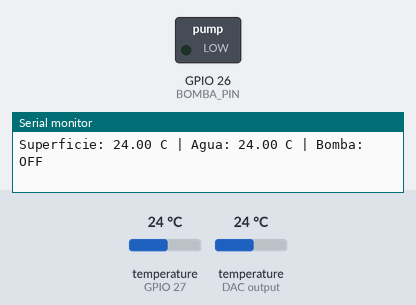
Bench run of a sketch on a simulated ESP32. On the bench: switched loads named in the sketch (green lamp = pin HIGH), the last lines printed to the serial monitor. Inputs (shaded band) come from the test bench; at power-on: temperature (sensors on GPIO 27, DAC output) 24 °C. Nothing arrives over Bluetooth unless stated.

Above: at 3.3 s.
3.4 s: temperature (sensor on GPIO 27) set to 29.4 °C
5.9 s: temperature (sensor on GPIO 27) set to 30.5 °C
At 6.8 s:
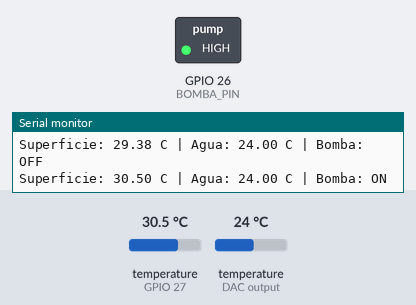
8.4 s: temperature (sensor on GPIO 27) set to 26.5 °C
10.9 s: temperature (sensor on GPIO 27) set to 25.6 °C
At 12.0 s:
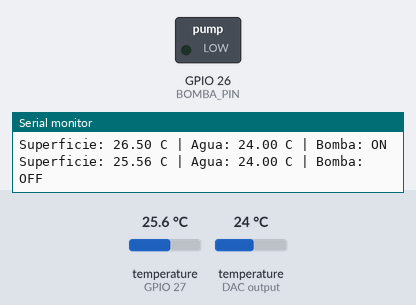
13.4 s: temperature (sensor on GPIO 27) set to 33 °C
At 15.4 s:
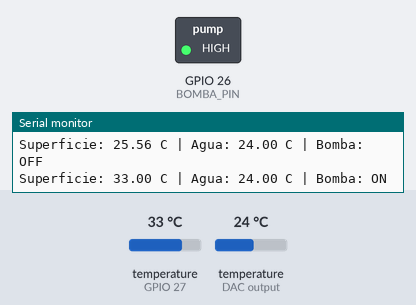
Timing chart, 0 to 16.9 s (numbered marks = the images above; inputs shaded):
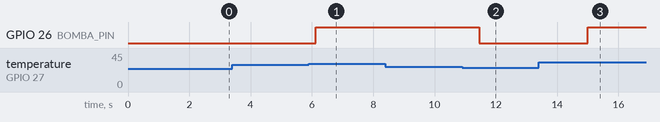

The sketch:

compresa_alpha_bluetooth.ino
```cpp
#include <OneWire.h>
#include <DallasTemperature.h>
#include "BluetoothSerial.h"

#define SENSOR_PIN 27
#define BOMBA_PIN 26

OneWire oneWire(SENSOR_PIN);
DallasTemperature sensors(&oneWire);

BluetoothSerial SerialBT;

bool bombaEncendida = false;

void setup() {

  Serial.begin(115200);

  sensors.begin();

  pinMode(BOMBA_PIN, OUTPUT);
  digitalWrite(BOMBA_PIN, LOW);

  // Nombre Bluetooth del prototipo
  SerialBT.begin("Compresa_ESP32");

  Serial.println("Sistema iniciado");
  Serial.println("Bluetooth: Compresa_ESP32");

  SerialBT.println("Sistema de compresa iniciado");
}

void loop() {

  sensors.requestTemperatures();

  float tempSuperficie = sensors.getTempCByIndex(0);
  float tempAgua = sensors.getTempCByIndex(1);

  // Seguridad: si falla cualquiera de los sensores
  if (tempSuperficie == DEVICE_DISCONNECTED_C ||
      tempAgua == DEVICE_DISCONNECTED_C) {

    bombaEncendida = false;
    digitalWrite(BOMBA_PIN, LOW);

    Serial.println("ERROR SENSOR - BOMBA OFF");
    SerialBT.println("ERROR SENSOR - BOMBA OFF");

    delay(1000);
    return;
  }

  // Umbrales experimentales del prototipo
  if (tempSuperficie > 30.0) {
    bombaEncendida = true;
  }

  if (tempSuperficie < 26.0) {
    bombaEncendida = false;
  }

  digitalWrite(BOMBA_PIN, bombaEncendida ? HIGH : LOW);

  // ----- MONITOR SERIAL -----

  Serial.print("Superficie: ");
  Serial.print(tempSuperficie);
  Serial.print(" C | Agua: ");
  Serial.print(tempAgua);
  Serial.print(" C | Bomba: ");

  if (bombaEncendida) {
    Serial.println("ON");
  } else {
    Serial.println("OFF");
  }

  // ----- BLUETOOTH -----

  SerialBT.print("Superficie: ");
  SerialBT.print(tempSuperficie);
  SerialBT.print(" C | Agua: ");
  SerialBT.print(tempAgua);
  SerialBT.print(" C | Bomba: ");

  if (bombaEncendida) {
    SerialBT.println("ON");
  } else {
    SerialBT.println("OFF");
  }

  delay(1000);
}
```

Measured:
- the behaviour switches between 30 and 30.1 °C on temperature (sensor on GPIO 27) (found by bisection; images 0 and 1)
- the behaviour switches between 26 and 25.9 °C on temperature (sensor on GPIO 27) (found by bisection; images 1 and 2)
- after the input at 5.9 s, GPIO 26 (BOMBA_PIN): LOW → HIGH after 0.22 s
- after the input at 10.9 s, GPIO 26 (BOMBA_PIN): HIGH → LOW after 0.55 s
- after the input at 13.4 s, GPIO 26 (BOMBA_PIN): LOW → HIGH after 1.6 s
